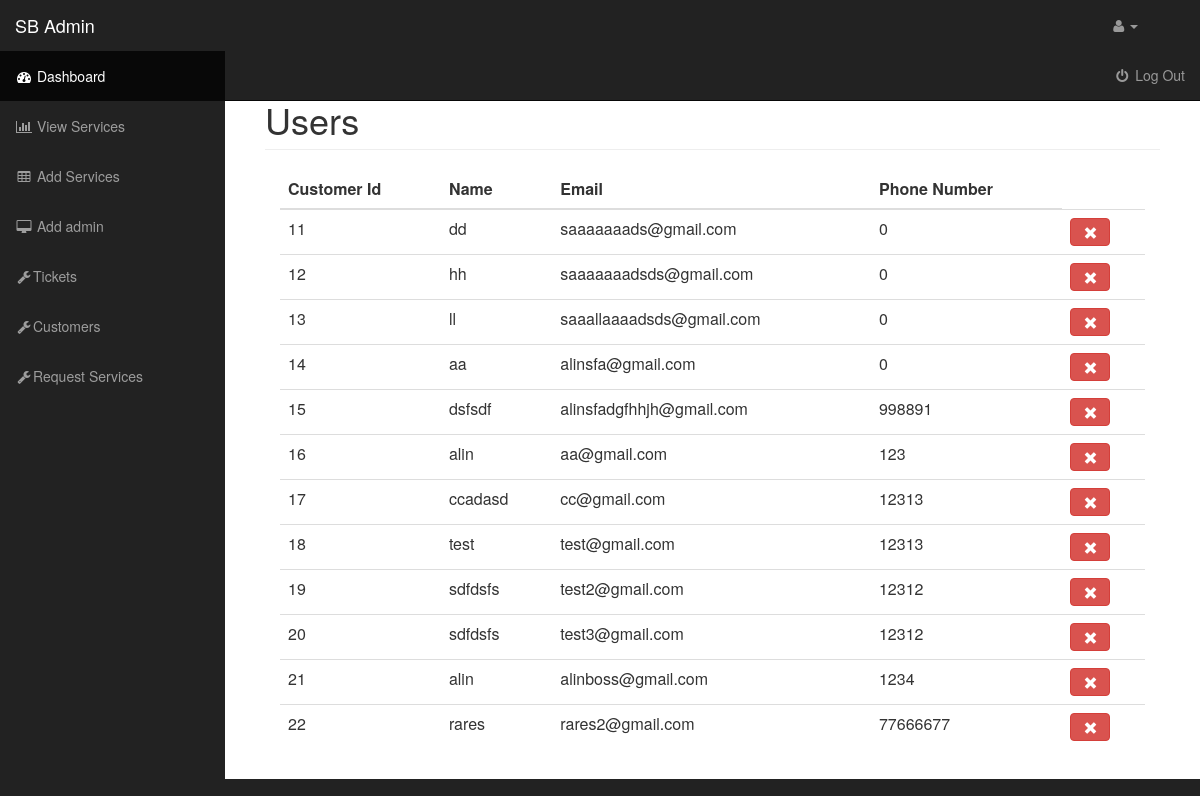
/admin/customer/users.php, run on an earlier commit of the app's database.
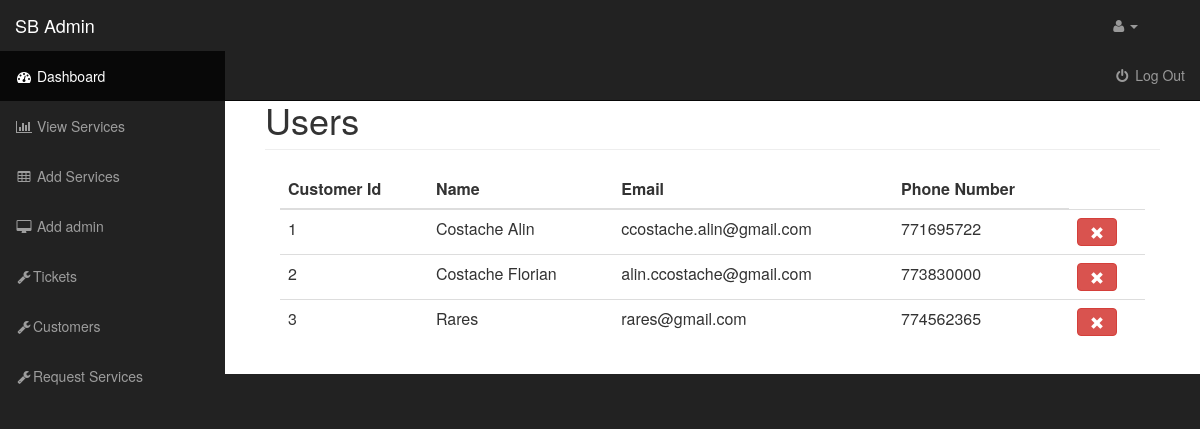
And on a later commit of the database.
### tables this page shows
CREATE TABLE `customer` (
  `CUSTOMER_ID` int(11) NOT NULL,
  `NAME` text NOT NULL,
  `EMAIL` text NOT NULL,
  `PHONE_NUMBER` int(50) NOT NULL
);

### admin/resources/functions.php (the view, shortened to what this page needs)
<?php
$connection = mysqli_connect("localhost", "root", "", "service_it") or die("Connection Failed" . mysqli_connect_error());
function query($sql)
{
    global $connection;
    return mysqli_query($connection, $sql);
}
function fetch_array($result)
{
    return mysqli_fetch_array($result);
}
function get_users()
{
    $query = query("SELECT * FROM customer ");
    while ($row = fetch_array($query)) {
        $user = <<<DELIMETER
            <tr>
                <td>{$row['CUSTOMER_ID']} </td>
                <td>{$row['NAME']} </td>
                <td>{$row['EMAIL']}</td>
                <td>{$row['PHONE_NUMBER']}</td>
               <td> <a class='btn btn-danger' href = "delete_customer.php?delete&id={$row['CUSTOMER_ID']}"><span class='glyphicon glyphicon-remove'></span></a></td>
            </tr>
DELIMETER;
        echo $user;
    }
}
?>

What changed in the data, as far as the page shows it:
removed customer: CUSTOMER_ID "11", NAME "dd", EMAIL "saaaaaaads@gmail.com", PHONE_NUMBER "0"
removed customer: CUSTOMER_ID "12", NAME "hh", EMAIL "saaaaaaadsds@gmail.com", PHONE_NUMBER "0"
removed customer: CUSTOMER_ID "13", NAME "ll", EMAIL "saaallaaaadsds@gmail.com", PHONE_NUMBER "0"
removed customer: CUSTOMER_ID "14", NAME "aa", EMAIL "alinsfa@gmail.com", PHONE_NUMBER "0"
removed customer: CUSTOMER_ID "15", NAME "dsfsdf", EMAIL "alinsfadgfhhjh@gmail.com", PHONE_NUMBER "998891"
removed customer: CUSTOMER_ID "16", NAME "alin", EMAIL "aa@gmail.com", PHONE_NUMBER "123"
removed customer: CUSTOMER_ID "17", NAME "ccadasd", EMAIL "cc@gmail.com", PHONE_NUMBER "12313"
removed customer: CUSTOMER_ID "18", NAME "test", EMAIL "test@gmail.com", PHONE_NUMBER "12313"
removed customer: CUSTOMER_ID "19", NAME "sdfdsfs", EMAIL "test2@gmail.com", PHONE_NUMBER "12312"
removed customer: CUSTOMER_ID "20", NAME "sdfdsfs", EMAIL "test3@gmail.com", PHONE_NUMBER "12312"
removed customer: CUSTOMER_ID "21", NAME "alin", EMAIL "alinboss@gmail.com", PHONE_NUMBER "1234"
removed customer: CUSTOMER_ID "22", NAME "rares", EMAIL "rares2@gmail.com", PHONE_NUMBER "77666677"
added customer: CUSTOMER_ID "1", NAME "Costache Alin", EMAIL "ccostache.alin@gmail.com", PHONE_NUMBER "771695722"
added customer: CUSTOMER_ID "2", NAME "Costache Florian", EMAIL "alin.ccostache@gmail.com", PHONE_NUMBER "773830000"
added customer: CUSTOMER_ID "3", NAME "Rares", EMAIL "rares@gmail.com", PHONE_NUMBER "774562365"
